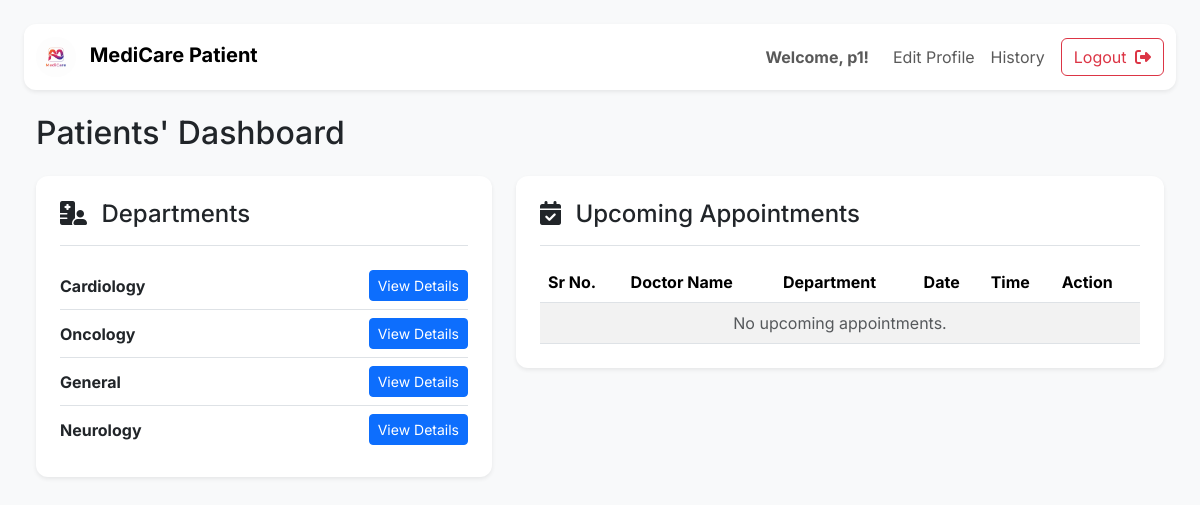
Page /patient (signed in) on the earlier database version.
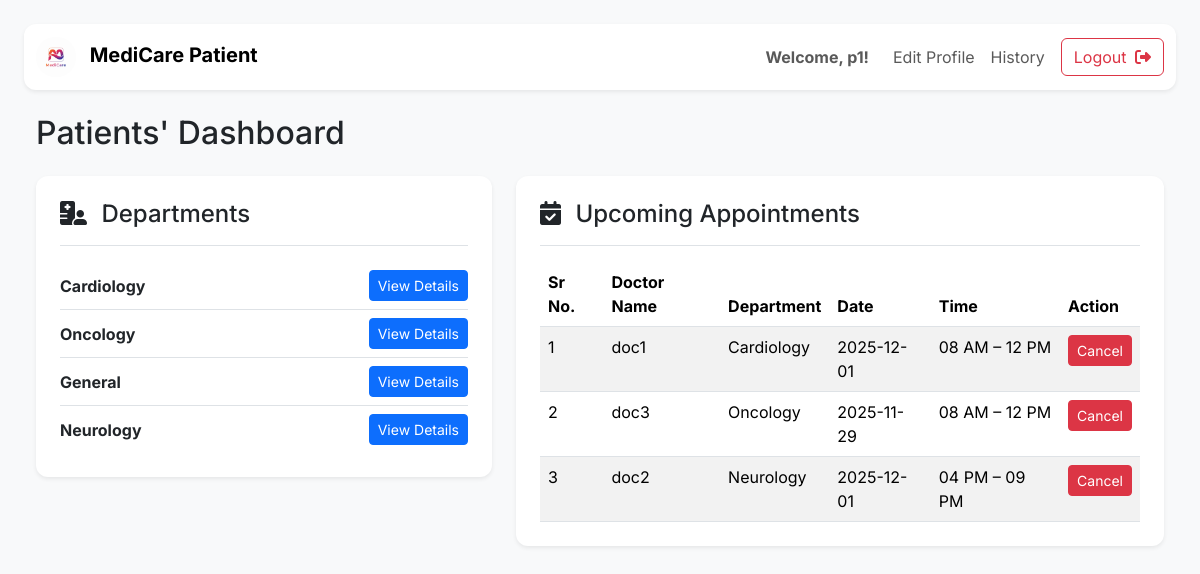
Same page on the later database version.
### application/models.py (models this page shows)
class Appointment(db.Model):
    __tablename__ = 'appointment'
    id = db.Column(db.Integer(),primary_key = True)
    patient_id = db.Column(db.Integer(), db.ForeignKey('patient.id', ondelete="CASCADE"), nullable=True)
    doctor_id = db.Column(db.Integer(), db.ForeignKey('doctor.id', ondelete="CASCADE"), nullable=True)
    date = db.Column(db.String(), nullable=False)
    time = db.Column(db.String(), nullable=False)
    visit_type = db.Column(db.String(), default="In-person", nullable=False)
    status = db.Column(db.String(), default="Upcoming")

class Doctor(db.Model):
    __tablename__ = 'doctor'
    id = db.Column(db.Integer(),primary_key = True)
    doctor_name = db.Column(db.String(), nullable=False)
    password = db.Column(db.String(), nullable=False)
    email = db.Column(db.String(), nullable=False)
    department_id = db.Column(db.Integer(), db.ForeignKey('department.id'), nullable=False)
    user_id = db.Column(db.Integer(), db.ForeignKey('user.id', ondelete="CASCADE"), nullable=False)
    type = db.Column(db.String(), nullable=False)
    experience = db.Column(db.Integer(), nullable=False)
    appointment = db.relationship('Appointment', backref='doctor')
    availability = db.relationship('Availability', backref='doctor', cascade="all, delete-orphan")

class Department(db.Model):
    __tablename__ = 'department'
    id = db.Column(db.Integer(),primary_key = True)
    name = db.Column(db.String())
    description = db.Column(db.String())
    doctor = db.relationship('Doctor', backref='department')

### application/controllers.py (the view)
@app.route("/patient")
def patient_dash():
    patient, err = require_patient()
    if err: return err
    appointments = Appointment.query.filter_by(patient_id=patient.id).all()
    return render_template("patient_dash.html",
        this_user=current_user(),
        patient=patient,
        appointments=appointments)

### application/controllers.py (called while the page is built)
def current_user():
    uid = session.get("user_id")
    return User.query.get(uid) if uid else None

def require_patient():
    user = current_user()
    if not user:
        return None, redirect("/login")
    patient = Patient.query.filter_by(user_id=user.id).first()
    if not patient:
        flash("Unauthorized!", "danger")
        return None, redirect("/patient")
    return patient, None

### templates/patient_dash.html (shortened to what the changed rows need)
<!DOCTYPE html>
<html lang="en">
<head>
    <link href="https://cdn.jsdelivr.net/npm/bootstrap@5.3.2/dist/css/bootstrap.min.css" rel="stylesheet">
</head>
<body class="p-4">
    <main class="container-fluid">
        <h2 class="mb-4">Patients' Dashboard</h2>
        <div class="row">
            <div class="col-lg-7">
                <div class="card shadow-sm p-4 mb-4">
                    <div class="table-responsive">
                        <table class="table table-striped mb-0">
                            <thead>
                                <tr>
                                    <th scope="col">Sr No.</th>
                                    <th scope="col">Doctor Name</th>
                                    <th scope="col">Department</th>
                                    <th scope="col">Date</th>
                                    <th scope="col">Time</th>
                                    <th scope="col">Action</th>
                                </tr>
                            </thead>
                            <tbody>
                                {% if appointments %}
                                {% for a in appointments %}
                                <tr>
                                    <td>{{ loop.index }}</td>
                                    <td>{{ a.doctor.doctor_name }}</td>
                                    <td>{{ a.doctor.department.name }}</td>
                                    <td>{{ a.date }}</td>
                                    <td>
                                        {% if a.time == "morning" %}
                                        08 AM – 12 PM
                                        {% else %}
                                        04 PM – 09 PM
                                        {% endif %}
                                    </td>
                                    <td>
                                        <a href="/cancel_appointment/{{ a.id }}" class="btn btn-danger btn-sm">
                                            Cancel
                                        </a>
                                    </td>
                                </tr>
                                {% endfor %}
                                {% else %}
                                <tr>
                                    <td colspan="6" class="text-center text-muted">No upcoming appointments.</td>
                                </tr>
                                {% endif %}
                            </tbody>
                        </table>
                    </div>
                </div>
            </div>
        </div>
    </main>
</body>
</html>

Differences in the rows shown:
added Appointment: doctor.doctor_name "doc1", doctor.department.name "Cardiology", date "2025-12-01", time "08 AM – 12 PM"
added Appointment: doctor.doctor_name "doc3", doctor.department.name "Oncology", date "2025-11-29", time "08 AM – 12 PM"
added Appointment: doctor.doctor_name "doc2", doctor.department.name "Neurology", date "2025-12-01", time "04 PM – 09 PM"
Other differences:
text no longer shown: "No upcoming appointments."
